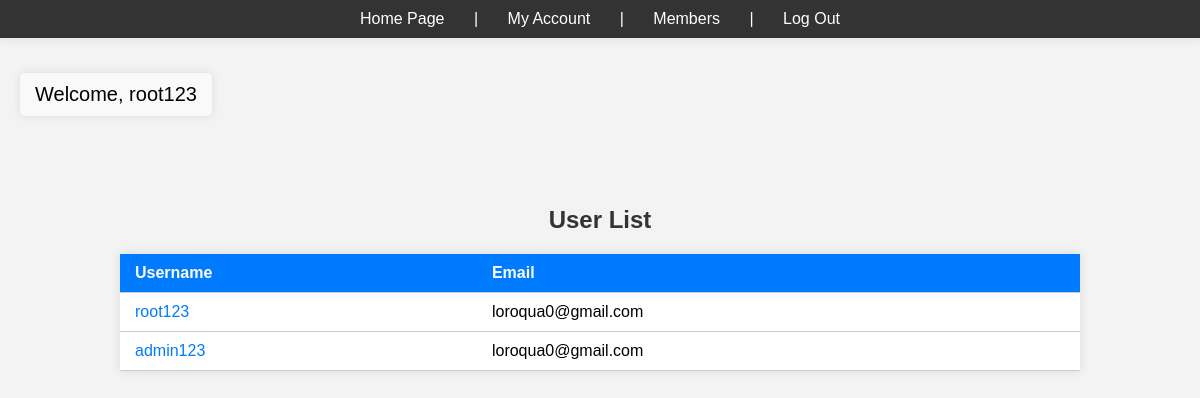
/member.php (signed in), run on the app's committed database.
### tables this page shows
CREATE TABLE `user` (
  `id` int(11) NOT NULL,
  `username` longtext NOT NULL,
  `password` longtext NOT NULL,
  `email` mediumtext NOT NULL,
  `date` datetime NOT NULL,
  `replies` int(11) NOT NULL,
  `topics` int(11) NOT NULL,
  `profile_pic` varchar(9999) NOT NULL DEFAULT '',
  `topic_count` int(11) NOT NULL DEFAULT 0,
  `role` varchar(20) NOT NULL,
  `question_count` int(11) DEFAULT 0,
  `reply_count` int(11) DEFAULT 0
);

### member.php (the view, shortened to what this page needs)
<!DOCTYPE html>
<html>
<head>
    <?php include("header.php")?>
</head>
<body>
    <div class="user-list-content">
        <h2>User List</h2>
    <?php
    require('connect.php');
    try {
        $select_stmt = $pdo->prepare("SELECT username, email FROM user");
        $select_stmt->execute();
        if ($select_stmt->rowCount() > 0) {
            echo '<table>';
            echo '<tr>';
            echo '<th>Username</th>';
            echo '<th>Email</th>';
            echo '</tr>';
            while ($row = $select_stmt->fetch(PDO::FETCH_ASSOC)) {
                echo '<tr>';
                echo '<td><a href="profile.php?username=' . $row['username'] . '">' . $row['username'] . '</a></td>';
                echo '<td>' . $row['email'] . '</td>';
                echo '</tr>';
            }
            echo '</table>';
        } else {
            echo 'No users found.';
        }
    } catch (PDOException $e) {
        echo 'Error: ' . $e->getMessage();
    }
    ?>
    </div>
</body>
</html>

### member.php (style rules this page uses)
body { font-family: Arial, sans-serif; background-color: #f4f4f4; margin: 0; padding: 0; }
.user-list-content { display: flex; flex-direction: column; align-items: center; padding-top: 50px; }
h2 { color: #333; margin-bottom: 20px; }
table { width: 80%; border-collapse: collapse; background-color: #fff; box-shadow: 0px 0px 10px rgba(0, 0, 0, 0.1); }
th, td { padding: 10px 15px; border-bottom: 1px solid #ccc; text-align: left; }
th { background-color: #007BFF; color: white; }
a { color: #007BFF; text-decoration: none; }

### header.php (style rules this page uses)
body { font-family: Arial, sans-serif; background-color: #f3f3f3; margin: 0; padding: 0; }

### data on the page
user: username "root123", email "loroqua0@gmail.com"
user: username "admin123", email "loroqua0@gmail.com"

### other printed values
$_SESSION['username'] "root123"
